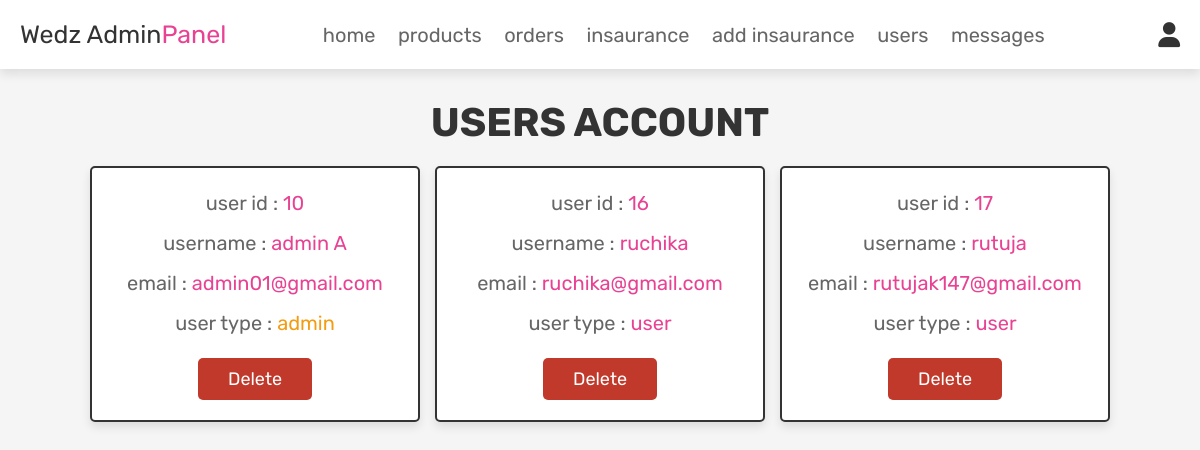
Page /admin_users.php (signed in) on the earlier database version.
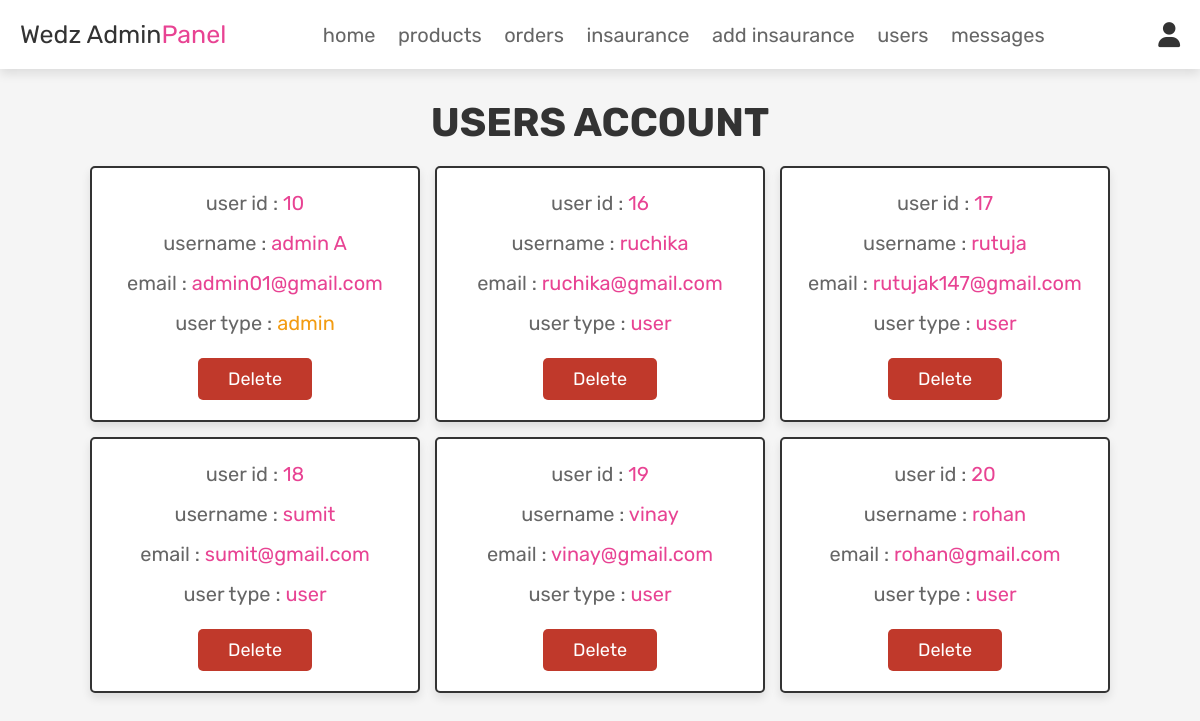
Same page on the later database version.
### tables this page shows
CREATE TABLE IF NOT EXISTS `users` (
  `id` int(100) NOT NULL AUTO_INCREMENT,
  `name` varchar(100) NOT NULL,
  `email` varchar(100) NOT NULL,
  `password` varchar(100) NOT NULL,
  `user_type` varchar(20) NOT NULL DEFAULT 'user',
  PRIMARY KEY (`id`)
);

### admin_users.php (the view, shortened to what this page needs)
<!DOCTYPE html>
<html lang="en">
<head>
   <link rel="stylesheet" href="https://cdnjs.cloudflare.com/ajax/libs/font-awesome/6.0.0/css/all.min.css">
   <link rel="stylesheet" href="css/admin_style.css">
</head>
<body>
<?php @include 'admin_header.php'; ?>
<section class="users">
   <h1 class="title">users account</h1>
   <div class="box-container">
      <?php
         $select_users = mysqli_query($conn, "SELECT * FROM `users`") or die('query failed');
         if(mysqli_num_rows($select_users) > 0){
            while($fetch_users = mysqli_fetch_assoc($select_users)){
      ?>
      <div class="box">
         <p>user id : <span><?php echo $fetch_users['id']; ?></span></p>
         <p>username : <span><?php echo $fetch_users['name']; ?></span></p>
         <p>email : <span><?php echo $fetch_users['email']; ?></span></p>
         <p>user type : <span style="color:<?php if($fetch_users['user_type'] == 'admin'){ echo 'var(--orange)'; }; ?>"><?php echo $fetch_users['user_type']; ?></span></p>
         <a href="admin_users.php?delete=<?php echo $fetch_users['id']; ?>" onclick="return confirm('delete this user?');" class="delete-btn">delete</a>
      </div>
      <?php
         }
      }
      ?>
   </div>
</section>
</body>
</html>

Differences in the rows shown:
added users: id "18", name "sumit", email "sumit@gmail.com", user_type "user"
added users: id "19", name "vinay", email "vinay@gmail.com", user_type "user"
added users: id "20", name "rohan", email "rohan@gmail.com", user_type "user"
